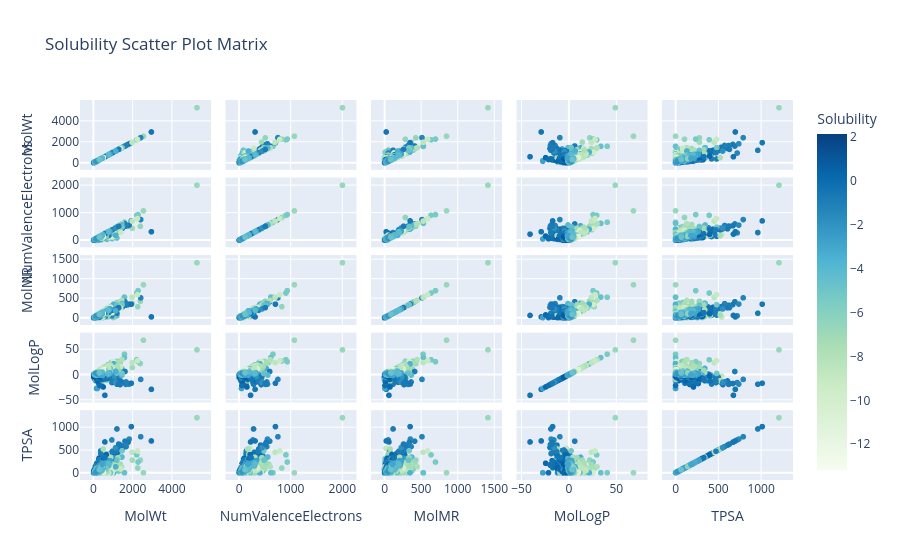

Here is the notebook cell this chart was saved with:
### Code cell
import plotly.express as px
solubility_scatter = px.scatter_matrix(solubility_simple,
    dimensions=["MolWt", "NumValenceElectrons", "MolMR", "MolLogP", "TPSA"],
    color="Solubility",
    title="Solubility Scatter Plot Matrix",
    color_continuous_scale="GnBu")
solubility_scatter.show()

### Figure 1 — Plotly figure (JSON) as saved in the notebook; plotly's stock layout.template omitted (floating-point values rounded to 4 significant figures; data arrays with more than 128 entries replaced by an {"elided": "..."} marker saying what was removed)
{"data": [{"dimensions": [{"axis": {"matches": true}, "label": "MolWt", "values": {"elided": "9982 float values"}}, {"axis": {"matches": true}, "label": "NumValenceElectrons", "values": {"elided": "9982 float values"}}, {"axis": {"matches": true}, "label": "MolMR", "values": {"elided": "9982 float values"}}, {"axis": {"matches": true}, "label": "MolLogP", "values": {"elided": "9982 float values"}}, {"axis": {"matches": true}, "label": "TPSA", "values": {"elided": "9982 float values"}}], "hovertemplate": "%{xaxis.title.text}=%{x}<br>%{yaxis.title.text}=%{y}<br>Solubility=%{marker.color}<extra></extra>", "legendgroup": "", "marker": {"color": {"elided": "9982 float values"}, "coloraxis": "coloraxis", "symbol": "circle"}, "name": "", "showlegend": false, "type": "splom"}], "layout": {"coloraxis": {"autocolorscale": false, "colorbar": {"title": {"text": "Solubility"}}, "colorscale": [[0, "rgb(247,252,240)"], [0.125, "rgb(224,243,219)"], [0.25, "rgb(204,235,197)"], [0.375, "rgb(168,221,181)"], [0.5, "rgb(123,204,196)"], [0.625, "rgb(78,179,211)"], [0.75, "rgb(43,140,190)"], [0.875, "rgb(8,104,172)"], [1, "rgb(8,64,129)"]]}, "dragmode": "select", "legend": {"tracegroupgap": 0}, "title": {"text": "Solubility Scatter Plot Matrix"}}}
